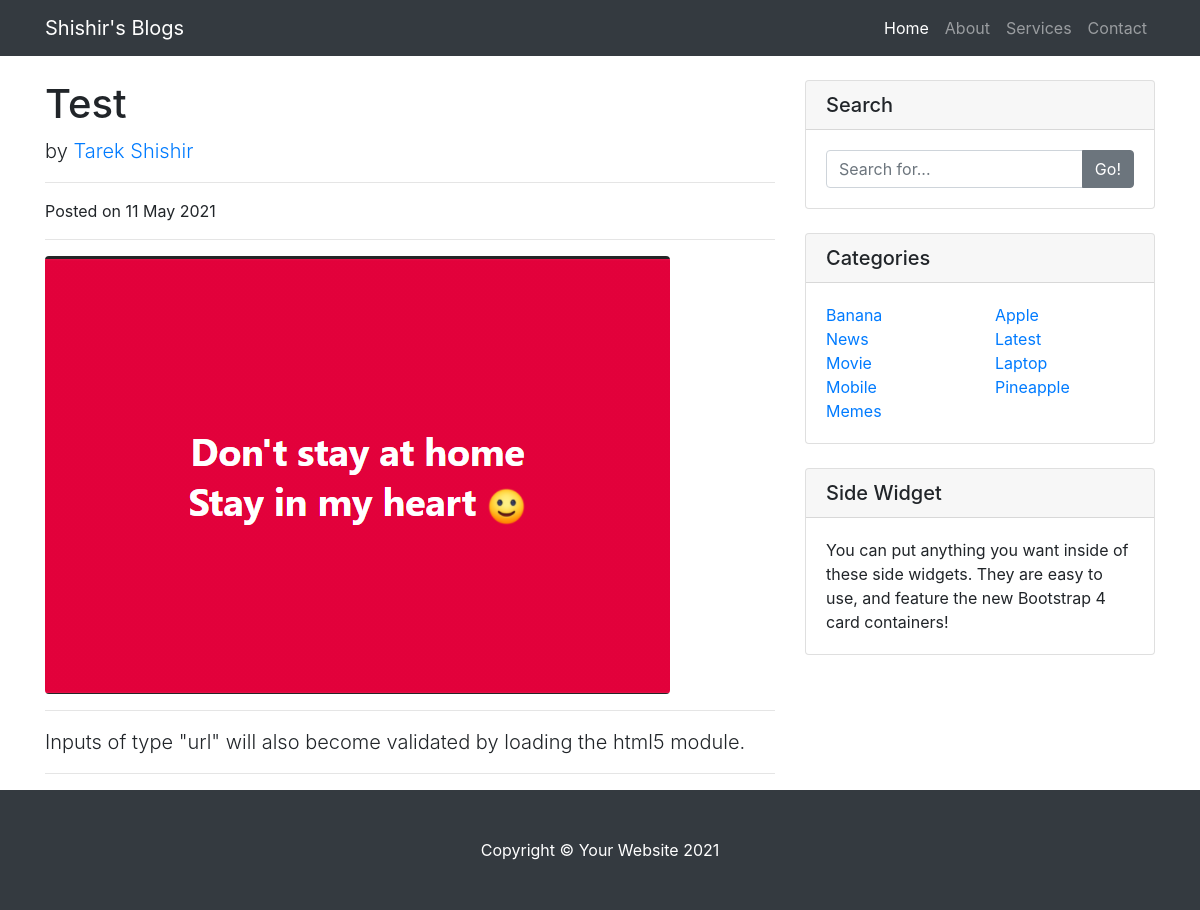
The app's page /post.php?id=20 with its own data.
### tables this page shows
CREATE TABLE `blog` (
  `id` int(5) NOT NULL,
  `catId` int(5) NOT NULL,
  `blogTitle` varchar(255) NOT NULL,
  `blogContent` text NOT NULL,
  `blogImage` varchar(55) NOT NULL,
  `autherName` varchar(55) NOT NULL,
  `status` tinyint(4) NOT NULL,
  `createtime` timestamp NOT NULL DEFAULT current_timestamp()
);

CREATE TABLE `category` (
  `id` int(2) NOT NULL,
  `categoryName` varchar(50) NOT NULL,
  `status` tinyint(1) NOT NULL,
  `createtime` timestamp NOT NULL DEFAULT current_timestamp(),
  `updatetime` timestamp NOT NULL DEFAULT current_timestamp() ON UPDATE current_timestamp()
);

### app/classes/database.php (called while the page is built, shortened)
<?php
class database
{
    public function dbCon()
    {
        $host = "localhost";
        $username = "root";
        $password = "";
        $db = "blog";
        $link = mysqli_connect($host, $username, $password, $db);
        return $link;
    }
}

### app/classes/category.php (called while the page is built, shortened)
<?php
class category
{
    public function allActiveCategory(){
        $result = mysqli_query((new database)->dbCon(),"SELECT * FROM `category` WHERE `status` = 1");
        return $result;
    }
    public function singlePost($id)
    {
        return mysqli_query((new database)->dbCon(),"SELECT * FROM `blog` WHERE `id` = '$id'");
    }
}

### widget.php (the view)
<div class="col-md-4">
    <div class="card my-4">
        <h5 class="card-header">Search</h5>
        <div class="card-body">
            <form action="search.php?search=" method="get">
                <div class="input-group">
                    <input class="form-control" type="text" name="search" placeholder="Search for..." />
                    <span class="input-group-append"><button class="btn btn-secondary" type="submit">Go!</button></span>
                </div>
            </form>
        </div>
    </div>
    <div class="card my-4">
        <h5 class="card-header">Categories</h5>
        <div class="card-body">
            <div class="row">
                <?php
                    while ($row = mysqli_fetch_assoc($category)){ ?>
                <div class="col-lg-6">
                    <ul class="list-unstyled mb-0">
                        <li><a href="category.php?id=<?= $row['id'] ?>"><?= $row['categoryName'] ?></a></li>
                    </ul>
                </div>
                    <?php } ?>
            </div>
        </div>
    </div>
    <div class="card my-4">
        <h5 class="card-header">Side Widget</h5>
        <div class="card-body">You can put anything you want inside of these side widgets. They are easy to use, and feature the new Bootstrap 4 card containers!</div>
    </div>
</div>

### post.php (shortened to what this page needs)
<?php require_once 'header.php'; ?>
<?php
$cat = new \App\classes\category();
$category = $cat->allActiveCategory();
$getID = $_GET['id'];
$singlePost = $cat->singlePost($getID);
?>
<div class="container">
    <div class="row">
        <div class="col-lg-8">
            <?php
            while ($row1 = mysqli_fetch_assoc($singlePost)){ ?>
            <h1 class="mt-4"><?= $row1['blogTitle'] ?></h1>
            <p class="lead">
                by
                <a href="#!"><?= $row1['autherName'] ?></a>
            </p>
            <hr />
            <p>Posted on <?= date('d M Y', strtotime($row1['createtime'])) ?></p>
            <hr />
            <img class="img-fluid rounded" src="uploads/<?= $row1['blogImage'] ?>" alt="..." />
            <hr />
            <p class="lead"><?= $row1['blogContent'] ?></p>
            <hr />
        </div>
        <?php } ?>
        <?php require_once 'widget.php'; ?>
    </div>
</div>
<?php require_once 'footer.php'; ?>

### records on screen
blog: blogTitle "Test", autherName "Tarek Shishir", createtime "11 May 2021", blogImage (picture), blogContent "Inputs of type \"url\" will also become validated by loading the html5 module."
category: categoryName "Banana"
category: categoryName "Apple"
category: categoryName "News"
category: categoryName "Latest"
category: categoryName "Movie"
category: categoryName "Laptop"
category: categoryName "Mobile"
category: categoryName "Pineapple"
category: categoryName "Memes"
